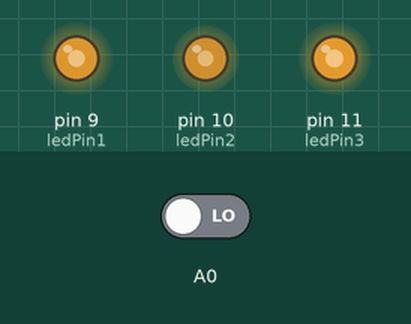
This sketch was run on a simulated Arduino Uno, built with avr-gcc and run on an emulated ATmega328P. Shown: output pins drawn as LEDs (lit = HIGH). Inputs (shaded band) come from the test bench; at power-on: A0 LOW. Random numbers use the default seed unless the sketch sets one.

Above: at 1.2 s.
1.3 s: A0 driven HIGH
At 1.7 s:
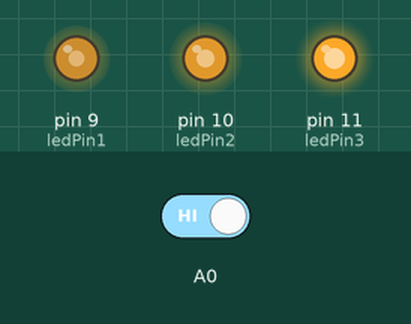
2.8 s: A0 driven LOW
At 3.67 s:
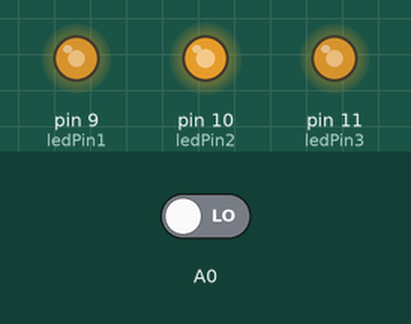
Timing chart, 0 to 11.8 s (numbered marks = the images above; inputs shaded):
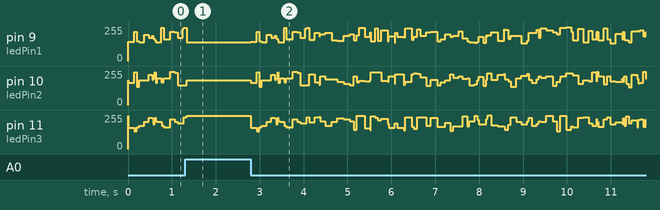

The sketch:

fire.ino
```cpp
int ledPin1=9, ledPin2=10, ledPin3=11;
void setup(){
    pinMode(ledPin1, OUTPUT);
    pinMode(ledPin2, OUTPUT);
    pinMode(ledPin3, OUTPUT);
}
void loop(){
    randomSeed(digitalRead(A0));
    analogWrite(ledPin1, random(120)+135);
    analogWrite(ledPin2, random(120)+135);
    analogWrite(ledPin3, random(120)+135);
    delay(random(150));
}
```
